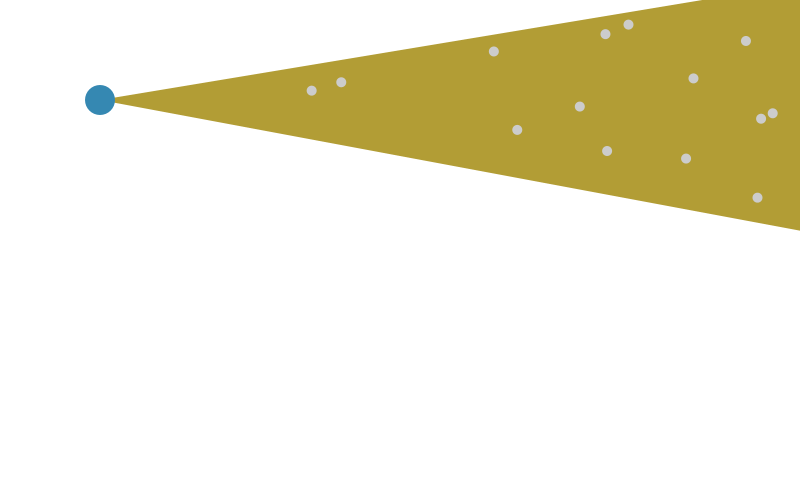
Frame 1 (no input)
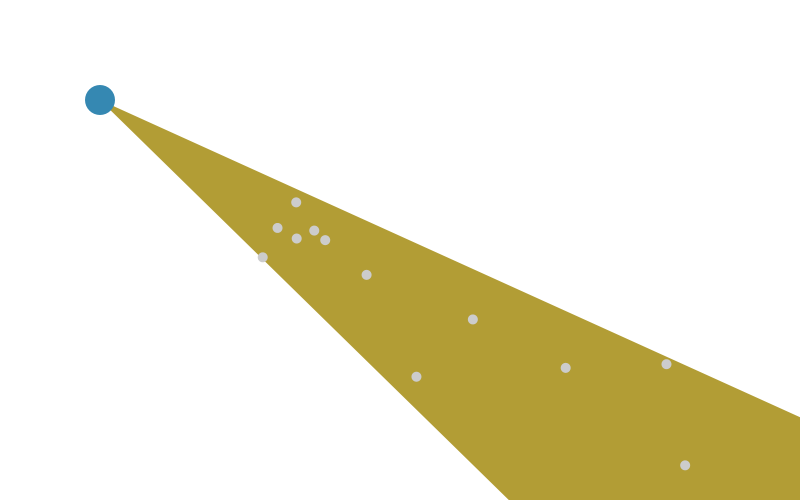
Frame 60 (the mouse pressed at the canvas centre just before this capture)
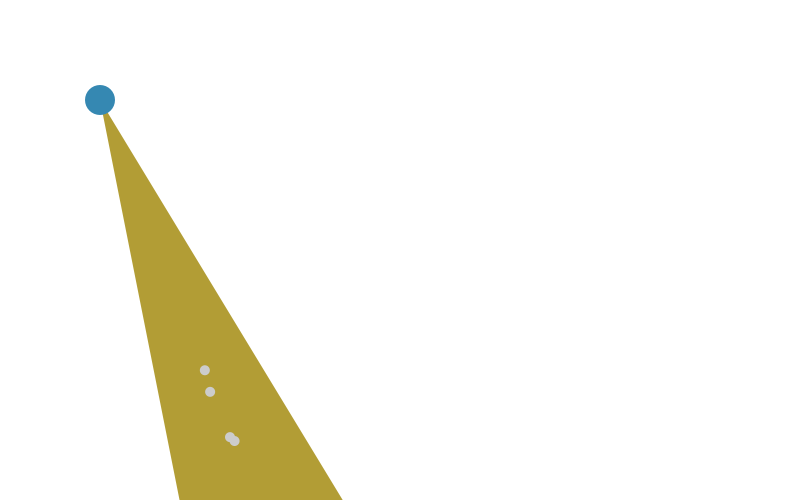
Frame 120 (the mouse held since frame 60 and released just before this capture)

The Processing sketch that drew these frames (run headless with seeded random() and noise(); from frame 60 on, the mouse is pressed at the canvas centre):

// Processing sketch: lighthouse_submarine
// ── lighthouse_submarine.pde
Lighthouse lh;
ArrayList <Submarine> subs;

void setup() {
  size( 800, 500 );
  colorMode(HSB, 360, 100, 100);
  smooth();
  
  lh = new Lighthouse(100, 100, radians(20));
  subs = new ArrayList();
  for (int n = 0; n < 50; n++) {
    Submarine sub = new Submarine(random(width), random(height));
    subs.add(sub);
  }
}

void draw() {
  background(0, 0, 100);
  lh.draw();
  for (Submarine sub : subs) {
    sub.draw();
  }
}

float myAngleBetween(PVector v1, PVector v2) {
  float a = atan2(v2.y, v2.x) - atan2(v1.y, v1.x);
  if (a < 0) a += TWO_PI;
  //a = PVector.angleBetween(v1, v2);
  return a;
}

// ── Lighthouse.pde
class Lighthouse {
  
  PVector pos;
  float angle;
  float arcLength;
  
  Lighthouse(float x, float y, float arcLength_) {
    pos = new PVector(x, y);
    arcLength = arcLength_;
  }
  
  void draw() {
    angle = (angle +.01) % TWO_PI;
    //PVector dif = new PVector(mouseX, mouseY);
    //dif.sub(pos);
    //angle = dif.heading();
    //if (angle < 0) angle += TWO_PI;
    noStroke();
    fill(50, 70, 70);
    arc(pos.x, pos.y, width*3, width*3, angle-arcLength*.5, angle+arcLength*.5);
    fill(200, 70, 70);
    ellipse(pos.x, pos.y, 30, 30);
  }
  
}

// ── Submarine.pde
class Submarine {

  PVector pos;

  Submarine(float x, float y) {
    pos = new PVector(x, y);
    float ang = PVector.angleBetween(lh.pos, pos);
    println(degrees(ang));
  }

  void draw() {
    PVector dif = new PVector(pos.x, pos.y);
    dif.sub(lh.pos);
    
    float ang = dif.heading();
    if (ang < 0) ang += TWO_PI;
    
    float ang1 = lh.angle-lh.arcLength*.5;
    float ang2 = lh.angle+lh.arcLength*.5;

    if (ang1 < 0) {
      if (ang < PI) ang += TWO_PI;
      ang1 += TWO_PI;
      ang2 += TWO_PI;
    }
    if (ang2 > TWO_PI) {
      if (ang > PI) ang -= TWO_PI;
      ang1-= TWO_PI;
      ang2 -= TWO_PI;
    }

    noStroke();
    noFill();
    if (ang == constrain(ang, ang1, ang2)) {
      fill(0, 0, 80);
    }
    ellipse(pos.x, pos.y, 10, 10);
  }
}
